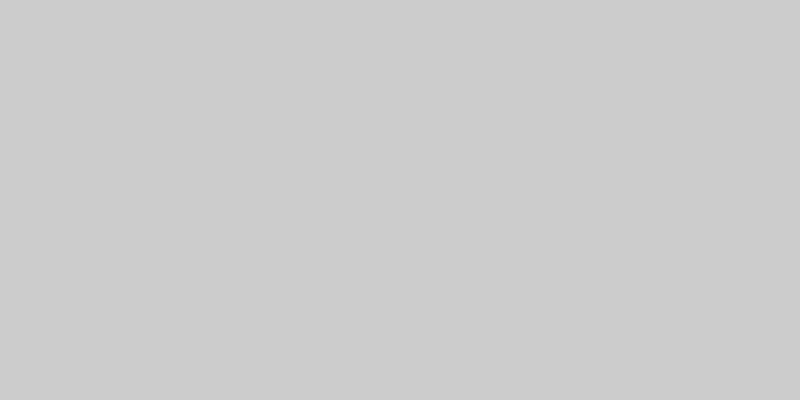
Frame 1 (no input)
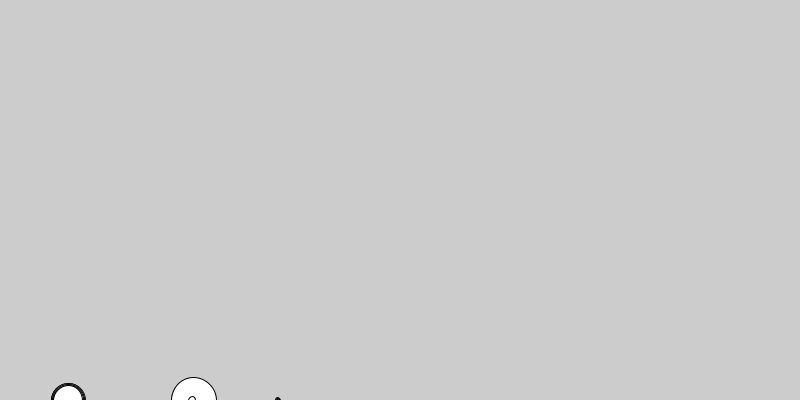
Frame 60 (the mouse pressed at the canvas centre just before this capture)
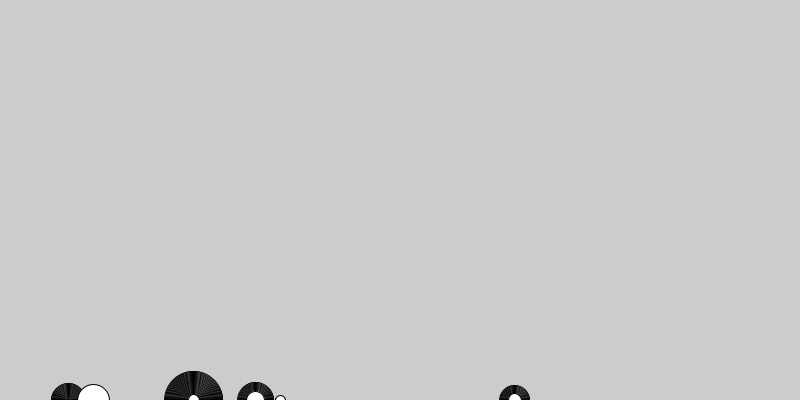
Frame 120 (the mouse held since frame 60 and released just before this capture)

The Processing sketch that drew these frames (run headless with seeded random() and noise(); from frame 60 on, the mouse is pressed at the canvas centre):

// Processing sketch: harvested_hills
// ── harvested_hills.pde
ArrayList<Hill> hills;

final int carrying_capacity = 100;

class Hill {
    float position;
    int radius = 0;
    boolean increasing = true;

    Hill(float position) {
        this.position = position;
    }



}


void setup() {
    size(800, 400);
    hills = new ArrayList();
}

void draw() {
    if (random(1) < 0.05 && hills.size() < carrying_capacity) {
        hills.add(new Hill(random(width)));
    }

    for (Hill hill : hills) {
        if (random(1) < 0.02) {
            hill.increasing = false;
        }
        if (hill.radius < 0) {
            hills.remove(hill);
            break;
        }

        hill.radius += hill.increasing ? 1 : -1;
        circle(hill.position, height, hill.radius);
    }
}
